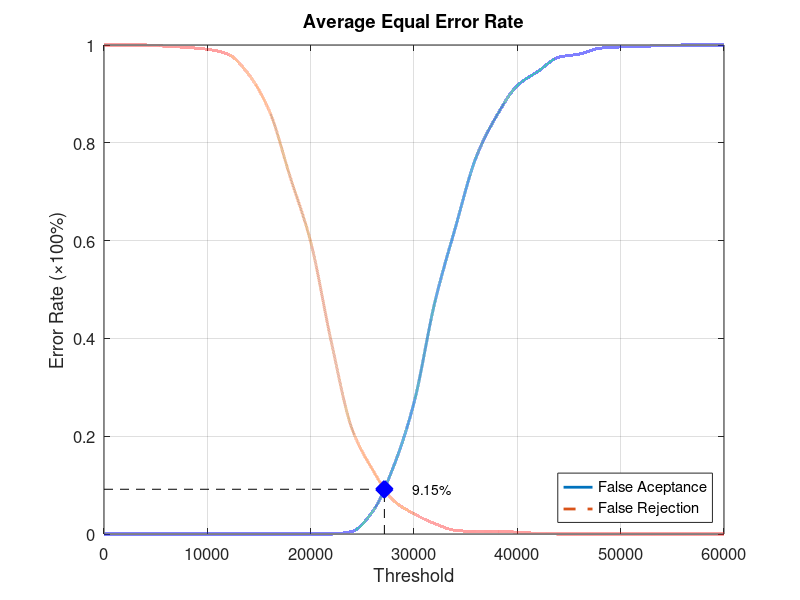
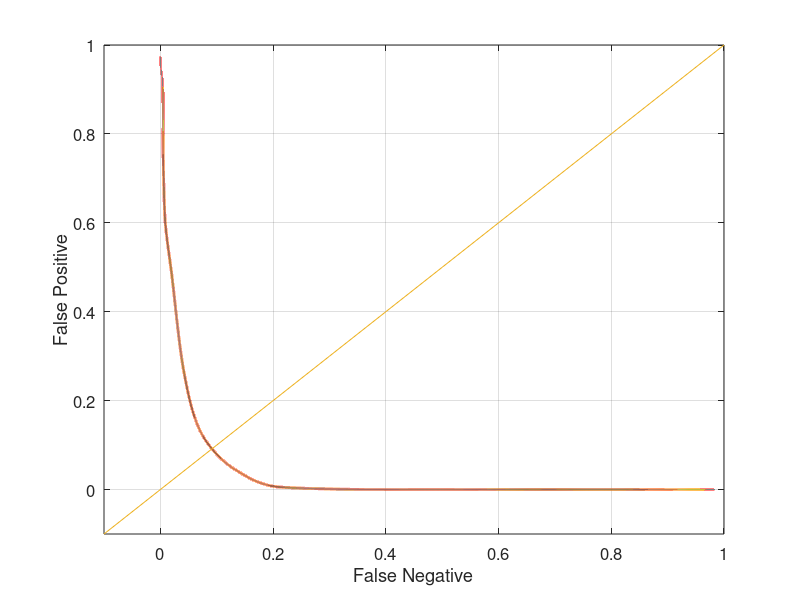

MATLAB code to generate these figures, in order:
function yEER = Experiment5Average
close all;
clear;
clc;
x = 0:2000:60000;
xq = 0:0.5:60000;

y0 = [0 0 0 0 0 0 0 0 0 0 0 0 0.00526316 0.0460526 0.136842 0.268421 0.472368 0.626316 0.769737 0.855263 0.917105 0.946053 0.975 0.981579 0.993421 0.996053 0.997368 0.998684 1 1 1];
yy0 = interp1(x, y0, xq, 'pchip');
y1 = [1 1 1 0.9975 0.995 0.99125 0.98125 0.94 0.865 0.73125 0.5975 0.3925 0.215 0.13125 0.06875 0.04125 0.02125 0.0075 0.005 0.005 0.00375 0.00125 0 0 0 0 0 0 0 0 0];
yy1 = interp1(x, y1, xq, 'pchip');

% Calculating EER: 
y2 = abs(y0 - y1);
find(y2 == min(y2))
yy2 = abs(yy0 - yy1);
xEER = find(yy2 == min(yy2));
xEERIndex = xq(xEER) % X-axis EER
yEER = yy0(xEER) % Y-axis EER

main = figure
plot(xq, yy0,'-','LineWidth', 2);	hold on
plot(xq, yy1,'--','LineWidth', 2);	hold on
plot([xEERIndex xEERIndex], [0 yEER], 'k--');	hold on
plot([0 xEERIndex], [yEER yEER], 'k--');	hold on
plot(xEERIndex, yEER, 'bx', 'LineWidth', 10);	hold on
text(xEERIndex + 10 * xEERIndex / 100, yEER, [num2str(round((10000 * yEER)) / 100) '%'])
legend('False Aceptance', 'False Rejection', 'Location', 'SouthEast')
xlabel('Threshold')
ylabel('Error Rate (\times100%)')
title('Average Equal Error Rate')
set(gca, 'FontSize', 12)
axis([0 60000 0 1])
grid on

print(main, 'Experiment5AverageMain', '-dpng');
FNRxFPR = figure('Color', [1 1 1]);
plot(yy1, yy0, '-', yy1, yy0, 'LineWidth', 2);
hold on
y = -0.1:0.1:1
plot(y, y); 
set(gca, 'FontSize', 12)
xlabel('False Negative')
ylabel('False Positive')
axis([-0.1 1 -0.1 1])
set(gca, 'FontSize', 12)
grid on

print(FNRxFPR, 'Experiment5AverageFNRxFPR','-dpng');
end
